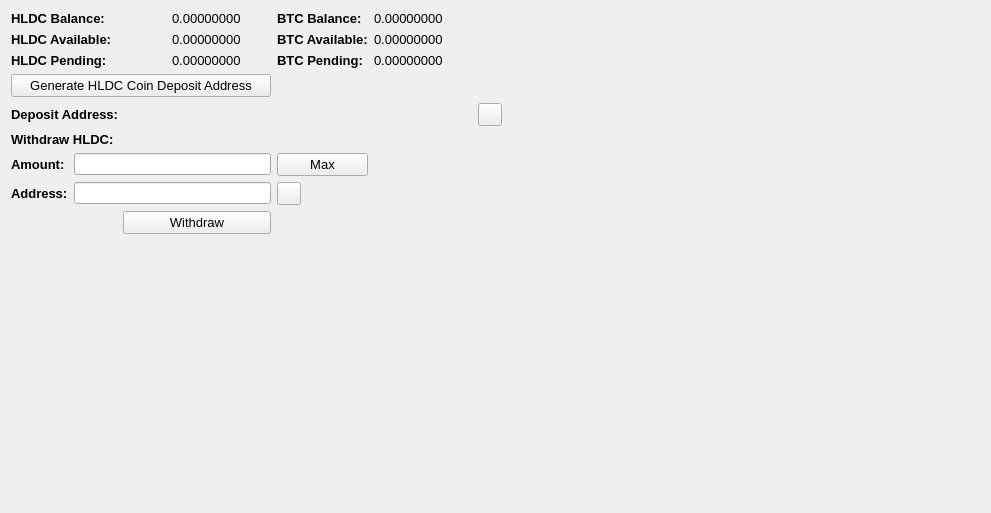
     <widget class="QWidget" name="BalanceTab">
      <attribute name="title">
       <string>Balance</string>
      </attribute>
      <layout class="QGridLayout" name="gridLayout_2">
       <item row="0" column="0" colspan="2">
        <widget class="QLabel" name="label_11">
         <property name="font">
          <font>
           <pointsize>10</pointsize>
           <weight>75</weight>
           <bold>true</bold>
          </font>
         </property>
         <property name="text">
          <string>HLDC Balance:</string>
         </property>
        </widget>
       </item>
       <item row="0" column="3">
        <widget class="QLabel" name="HMBalanceLabel">
         <property name="font">
          <font>
           <pointsize>10</pointsize>
          </font>
         </property>
         <property name="text">
          <string>0.00000000</string>
         </property>
         <property name="textInteractionFlags">
          <set>Qt::LinksAccessibleByMouse|Qt::TextSelectableByMouse</set>
         </property>
        </widget>
       </item>
       <item row="0" column="4">
        <widget class="QLabel" name="label_12">
         <property name="font">
          <font>
           <pointsize>10</pointsize>
           <weight>75</weight>
           <bold>true</bold>
          </font>
         </property>
         <property name="text">
          <string>BTC Balance:</string>
         </property>
        </widget>
       </item>
       <item row="0" column="5">
        <widget class="QLabel" name="BitcoinBalanceLabel">
         <property name="font">
          <font>
           <pointsize>10</pointsize>
          </font>
         </property>
         <property name="text">
          <string>0.00000000</string>
         </property>
         <property name="textInteractionFlags">
          <set>Qt::LinksAccessibleByMouse|Qt::TextSelectableByMouse</set>
         </property>
        </widget>
       </item>
       <item row="0" column="7" rowspan="10">
        <spacer name="horizontalSpacer_4">
         <property name="orientation">
          <enum>Qt::Horizontal</enum>
         </property>
         <property name="sizeHint" stdset="0">
          <size>
           <width>478</width>
           <height>488</height>
          </size>
         </property>
        </spacer>
       </item>
       <item row="1" column="0" colspan="2">
        <widget class="QLabel" name="label_13">
         <property name="font">
          <font>
           <pointsize>10</pointsize>
           <weight>75</weight>
           <bold>true</bold>
          </font>
         </property>
         <property name="text">
          <string>HLDC Available:</string>
         </property>
        </widget>
       </item>
       <item row="1" column="3">
        <widget class="QLabel" name="HMAvailableLabel_2">
         <property name="font">
          <font>
           <pointsize>10</pointsize>
          </font>
         </property>
         <property name="text">
          <string>0.00000000</string>
         </property>
         <property name="textInteractionFlags">
          <set>Qt::LinksAccessibleByMouse|Qt::TextSelectableByMouse</set>
         </property>
        </widget>
       </item>
       <item row="1" column="4">
        <widget class="QLabel" name="label_15">
         <property name="font">
          <font>
           <pointsize>10</pointsize>
           <weight>75</weight>
           <bold>true</bold>
          </font>
         </property>
         <property name="text">
          <string>BTC Available:</string>
         </property>
        </widget>
       </item>
       <item row="1" column="5">
        <widget class="QLabel" name="BitcoinAvailableLabel">
         <property name="font">
          <font>
           <pointsize>10</pointsize>
          </font>
         </property>
         <property name="text">
          <string>0.00000000</string>
         </property>
         <property name="textInteractionFlags">
          <set>Qt::LinksAccessibleByMouse|Qt::TextSelectableByMouse</set>
         </property>
        </widget>
       </item>
       <item row="2" column="0" colspan="2">
        <widget class="QLabel" name="label_14">
         <property name="font">
          <font>
           <pointsize>10</pointsize>
           <weight>75</weight>
           <bold>true</bold>
          </font>
         </property>
         <property name="text">
          <string>HLDC Pending:</string>
         </property>
        </widget>
       </item>
       <item row="2" column="3">
        <widget class="QLabel" name="HMPendingLabel">
         <property name="font">
          <font>
           <pointsize>10</pointsize>
          </font>
         </property>
         <property name="text">
          <string>0.00000000</string>
         </property>
         <property name="textInteractionFlags">
          <set>Qt::LinksAccessibleByMouse|Qt::TextSelectableByMouse</set>
         </property>
        </widget>
       </item>
       <item row="2" column="4">
        <widget class="QLabel" name="label_31">
         <property name="font">
          <font>
           <pointsize>10</pointsize>
           <weight>75</weight>
           <bold>true</bold>
          </font>
         </property>
         <property name="text">
          <string>BTC Pending:</string>
         </property>
        </widget>
       </item>
       <item row="2" column="5">
        <widget class="QLabel" name="BitcoinPendingLabel">
         <property name="font">
          <font>
           <pointsize>10</pointsize>
          </font>
         </property>
         <property name="text">
          <string>0.00000000</string>
         </property>
         <property name="textInteractionFlags">
          <set>Qt::LinksAccessibleByMouse|Qt::TextSelectableByMouse</set>
         </property>
        </widget>
       </item>
       <item row="3" column="0" colspan="4">
        <widget class="QPushButton" name="GenDepositBTN">
         <property name="font">
          <font>
           <pointsize>10</pointsize>
          </font>
         </property>
         <property name="text">
          <string>Generate HLDC Coin Deposit Address</string>
         </property>
        </widget>
       </item>
       <item row="4" column="0" colspan="3">
        <widget class="QLabel" name="label_33">
         <property name="font">
          <font>
           <pointsize>10</pointsize>
           <weight>75</weight>
           <bold>true</bold>
          </font>
         </property>
         <property name="text">
          <string>Deposit Address:</string>
         </property>
        </widget>
       </item>
       <item row="4" column="3" colspan="3">
        <widget class="QLabel" name="DepositAddressLabel">
         <property name="minimumSize">
          <size>
           <width>300</width>
           <height>0</height>
          </size>
         </property>
         <property name="palette">
          <palette>
           <active>
            <colorrole role="WindowText">
             <brush brushstyle="SolidPattern">
              <color alpha="255">
               <red>0</red>
               <green>0</green>
               <blue>0</blue>
              </color>
             </brush>
            </colorrole>
            <colorrole role="Text">
             <brush brushstyle="SolidPattern">
              <color alpha="255">
               <red>0</red>
               <green>0</green>
               <blue>255</blue>
              </color>
             </brush>
            </colorrole>
           </active>
           <inactive>
            <colorrole role="WindowText">
             <brush brushstyle="SolidPattern">
              <color alpha="255">
               <red>0</red>
               <green>0</green>
               <blue>0</blue>
              </color>
             </brush>
            </colorrole>
            <colorrole role="Text">
             <brush brushstyle="SolidPattern">
              <color alpha="255">
               <red>0</red>
               <green>0</green>
               <blue>255</blue>
              </color>
             </brush>
            </colorrole>
           </inactive>
           <disabled>
            <colorrole role="WindowText">
             <brush brushstyle="SolidPattern">
              <color alpha="255">
               <red>120</red>
               <green>120</green>
               <blue>120</blue>
              </color>
             </brush>
            </colorrole>
            <colorrole role="Text">
             <brush brushstyle="SolidPattern">
              <color alpha="255">
               <red>120</red>
               <green>120</green>
               <blue>120</blue>
              </color>
             </brush>
            </colorrole>
           </disabled>
          </palette>
         </property>
         <property name="font">
          <font>
           <pointsize>10</pointsize>
           <weight>75</weight>
           <bold>true</bold>
          </font>
         </property>
         <property name="text">
          <string/>
         </property>
         <property name="alignment">
          <set>Qt::AlignRight|Qt::AlignTrailing|Qt::AlignVCenter</set>
         </property>
         <property name="textInteractionFlags">
          <set>Qt::LinksAccessibleByMouse|Qt::TextSelectableByKeyboard|Qt::TextSelectableByMouse</set>
         </property>
        </widget>
       </item>
       <item row="4" column="6">
        <widget class="QToolButton" name="DepositCopyButton">
         <property name="toolTip">
          <string>Copy to clipboard</string>
         </property>
         <property name="text">
          <string/>
         </property>
         <property name="icon">
          <iconset resource="../bitcoin.qrc">
           <normaloff>:/icons/editcopy</normaloff>:/icons/editcopy</iconset>
         </property>
         <property name="shortcut">
          <string>Alt+P</string>
         </property>
        </widget>
       </item>
       <item row="5" column="0" colspan="2">
        <widget class="QLabel" name="label_34">
         <property name="font">
          <font>
           <pointsize>10</pointsize>
           <weight>75</weight>
           <bold>true</bold>
          </font>
         </property>
         <property name="text">
          <string>Withdraw HLDC:</string>
         </property>
        </widget>
       </item>
       <item row="6" column="0">
        <widget class="QLabel" name="label_26">
         <property name="font">
          <font>
           <pointsize>10</pointsize>
           <weight>75</weight>
           <bold>true</bold>
          </font>
         </property>
         <property name="text">
          <string>Amount:</string>
         </property>
        </widget>
       </item>
       <item row="6" column="1" colspan="3">
        <widget class="QLineEdit" name="WithdrawUnitsInput">
         <property name="font">
          <font>
           <pointsize>9</pointsize>
           <weight>75</weight>
           <bold>true</bold>
          </font>
         </property>
         <property name="text">
          <string/>
         </property>
        </widget>
       </item>
       <item row="6" column="4">
        <widget class="QPushButton" name="Withdraw_Max_Amount">
         <property name="font">
          <font>
           <pointsize>10</pointsize>
          </font>
         </property>
         <property name="text">
          <string>Max</string>
         </property>
        </widget>
       </item>
       <item row="7" column="0">
        <widget class="QLabel" name="label_10">
         <property name="font">
          <font>
           <pointsize>10</pointsize>
           <weight>75</weight>
           <bold>true</bold>
          </font>
         </property>
         <property name="text">
          <string>Address:</string>
         </property>
        </widget>
       </item>
       <item row="7" column="1" colspan="3">
        <widget class="QLineEdit" name="WithdrawAddress">
         <property name="font">
          <font>
           <pointsize>9</pointsize>
           <weight>75</weight>
           <bold>true</bold>
          </font>
         </property>
        </widget>
       </item>
       <item row="7" column="4">
        <widget class="QToolButton" name="WithdrawPasteButton">
         <property name="toolTip">
          <string>Paste from clipboard</string>
         </property>
         <property name="text">
          <string/>
         </property>
         <property name="icon">
          <iconset resource="../bitcoin.qrc">
           <normaloff>:/icons/editpaste</normaloff>:/icons/editpaste</iconset>
         </property>
         <property name="shortcut">
          <string>Alt+P</string>
         </property>
        </widget>
       </item>
       <item row="8" column="2" colspan="2">
        <widget class="QPushButton" name="WithdrawUnitsBtn">
         <property name="font">
          <font>
           <pointsize>10</pointsize>
          </font>
         </property>
         <property name="text">
          <string>Withdraw</string>
         </property>
        </widget>
       </item>
       <item row="9" column="0" colspan="6">
        <spacer name="verticalSpacer">
         <property name="orientation">
          <enum>Qt::Vertical</enum>
         </property>
         <property name="sizeHint" stdset="0">
          <size>
           <width>428</width>
           <height>262</height>
          </size>
         </property>
        </spacer>
       </item>
      </layout>
      <zorder>label_31</zorder>
      <zorder>label_15</zorder>
      <zorder>label_12</zorder>
      <zorder>label_14</zorder>
      <zorder>label_13</zorder>
      <zorder>label_11</zorder>
      <zorder>BitcoinBalanceLabel</zorder>
      <zorder>HMBalanceLabel</zorder>
      <zorder>HMAvailableLabel_2</zorder>
      <zorder>HMPendingLabel</zorder>
      <zorder>BitcoinAvailableLabel</zorder>
      <zorder>BitcoinPendingLabel</zorder>
      <zorder>label_33</zorder>
      <zorder>GenDepositBTN</zorder>
      <zorder>DepositAddressLabel</zorder>
      <zorder>Withdraw_Max_Amount</zorder>
      <zorder>label_34</zorder>
      <zorder>WithdrawUnitsInput</zorder>
      <zorder>label_10</zorder>
      <zorder>label_26</zorder>
      <zorder>WithdrawAddress</zorder>
      <zorder>WithdrawUnitsBtn</zorder>
      <zorder>horizontalSpacer_4</zorder>
      <zorder>verticalSpacer</zorder>
      <zorder>WithdrawPasteButton</zorder>
      <zorder>DepositCopyButton</zorder>
     </widget>
